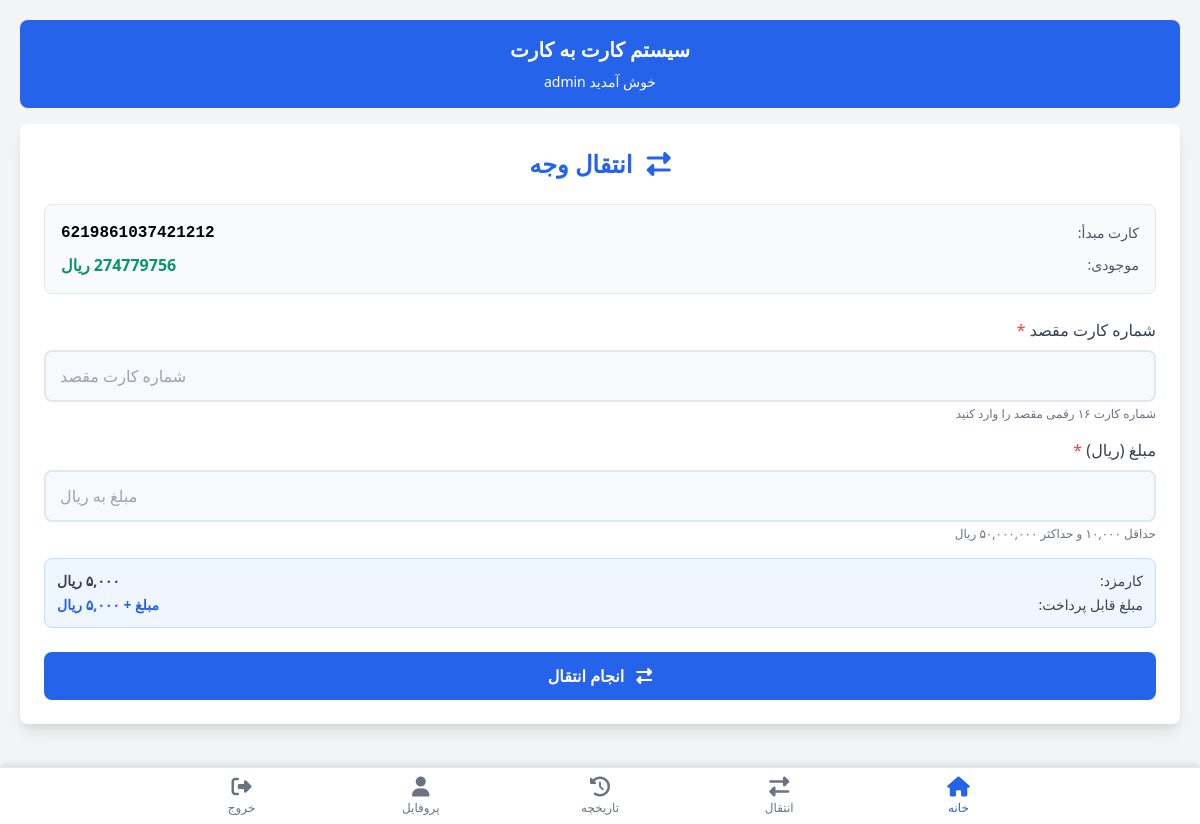
The app's page /transactions/new/ (signed in) with its own data.
### apps/accounts/models.py (models this page shows, shortened)
class User(AbstractUser):
    phone_number = models.CharField(max_length=15, unique=True, blank=True, null=True)
    national_code = models.CharField(max_length=10, unique=True, blank=True, null=True)
    card_number = models.CharField(max_length=16, blank=True, null=True)
    balance = models.DecimalField(
        max_digits=15,
        decimal_places=0,
        default=0,
        verbose_name='موجودی (ریال)'
    )
    class Meta:
        app_label = 'accounts'
        db_table = 'users'
    @property
    def bank_balance(self):
        account = getattr(self, 'bank_account', None)
        return account.balance if account else 0

### apps/bank/models.py (models this page shows, shortened)
class BankAccount(models.Model):
    user = models.OneToOneField(
        settings.AUTH_USER_MODEL,
        on_delete=models.CASCADE,
        related_name='bank_account',
        null=True,
        blank=True,
    )
    card_number = models.CharField(
        max_length=16,
        unique=True,
        validators=[card_number_validator],
    )
    balance = models.DecimalField(max_digits=15, decimal_places=0, default=0)
    is_active = models.BooleanField(default=True)
    created_at = models.DateTimeField(auto_now_add=True)
    updated_at = models.DateTimeField(auto_now=True)
    class Meta:
        ordering = ['-created_at']

### apps/transactions/views.py (the view)
# urls.py: path('new/', views.transfer_money, name='new'),
@login_required
def transfer_money(request):
    if not request.user.card_number:
        messages.error(request, 'لطفاً ابتدا شماره کارت خود را در پروفایل ثبت کنید')
        return redirect('accounts:profile')
    if request.method == 'POST':
        form = TransferForm(request.POST)
        if form.is_valid():
            destination_card = form.cleaned_data['destination_card']
            amount = form.cleaned_data['amount']
            source_card = request.user.card_number
            if destination_card == source_card:
                messages.error(request, 'شماره کارت مقصد نمی‌تواند با کارت مبدأ یکی باشد')
                return render(request, 'transactions/transfer.html', {'form': form})
            tracking_code = str(uuid.uuid4()).replace('-', '')[:20]
            result = bank_api.transfer(
                source_card, destination_card, amount, tracking_code=tracking_code
            )
            Transaction.objects.create(
                user=request.user,
                tracking_code=tracking_code,
                source_card=source_card,
                destination_card=destination_card,
                amount=amount,
                fee=result.get('fee', 5000),
                status='success' if result['success'] else 'failed',
                bank_reference=result.get('reference_id', ''),
            )
            if not result['success']:
                messages.error(request, result['error'])
                return render(request, 'transactions/transfer.html', {'form': form})
            messages.success(request, f'انتقال با موفقیت انجام شد. کد پیگیری: {tracking_code}')
            return redirect('transactions:success', tracking_code=tracking_code)
        else:
            messages.error(request, 'لطفاً اطلاعات را به درستی وارد کنید')
    else:
        form = TransferForm()
    return render(request, 'transactions/transfer.html', {'form': form})

### apps/transactions/forms.py (shortened to what this page needs)
class TransferForm(forms.Form):
    destination_card = forms.CharField(
        max_length=16,
        min_length=16,
        widget=forms.TextInput(attrs={
            'class': 'w-full p-3 border rounded-lg',
            'placeholder': 'شماره کارت مقصد',
            'pattern': '[0-9]{16}',
            'title': 'شماره کارت باید 16 رقم باشد'
        }),
        label='شماره کارت مقصد'
    )
    amount = forms.IntegerField(
        min_value=10000,
        max_value=50000000,
        widget=forms.NumberInput(attrs={
            'class': 'w-full p-3 border rounded-lg',
            'placeholder': 'مبلغ به ریال'
        }),
        label='مبلغ (ریال)'
    )

### templates/transactions/transfer.html (shortened to what this page needs)
{% extends 'base.html' %}
{% load static %}
{% block content %}
<div class="bg-white rounded-lg shadow-lg p-6">
    <h2 class="text-2xl font-bold text-center text-blue-600 mb-6">
        <i class="fas fa-exchange-alt ml-2"></i>
        انتقال وجه
    </h2>
    <div class="mb-6 p-4 bg-gray-50 rounded-lg border border-gray-200">
        <div class="flex justify-between items-center">
            <span class="text-sm text-gray-600">کارت مبدأ:</span>
            <span class="font-mono font-bold">{{ user.card_number|default:"ثبت نشده" }}</span>
        </div>
        <div class="flex justify-between items-center mt-2">
            <span class="text-sm text-gray-600">موجودی:</span>
            <span class="font-bold text-green-600">{{ user.bank_balance|default:"0"|floatformat:"0" }} ریال</span>
        </div>
    </div>
    <form method="post" novalidate>
        <div class="mb-4">
            <label for="{{ form.destination_card.id_for_label }}" class="block text-gray-700 font-medium mb-2">
                {{ form.destination_card.label }}
                <span class="text-red-500">*</span>
            </label>
            {{ form.destination_card }}
            <p class="text-gray-500 text-xs mt-1">شماره کارت ۱۶ رقمی مقصد را وارد کنید</p>
        </div>
        <div class="mb-4">
            <label for="{{ form.amount.id_for_label }}" class="block text-gray-700 font-medium mb-2">
                {{ form.amount.label }}
                <span class="text-red-500">*</span>
            </label>
            {{ form.amount }}
            <p class="text-gray-500 text-xs mt-1">حداقل ۱۰,۰۰۰ و حداکثر ۵۰,۰۰۰,۰۰۰ ریال</p>
        </div>
        <div class="mb-6 p-3 bg-blue-50 rounded-lg border border-blue-200">
            <div class="flex justify-between items-center">
                <span class="text-sm text-gray-700">کارمزد:</span>
                <span class="text-sm font-bold text-gray-700">۵,۰۰۰ ریال</span>
            </div>
            <div class="flex justify-between items-center mt-1">
                <span class="text-sm text-gray-700">مبلغ قابل پرداخت:</span>
                <span class="text-sm font-bold text-blue-600">مبلغ + ۵,۰۰۰ ریال</span>
            </div>
        </div>
        <button type="submit" class="w-full bg-blue-600 hover:bg-blue-700 text-white font-bold py-3 px-4 rounded-lg transition duration-200">
            <i class="fas fa-exchange-alt ml-2"></i>
            انجام انتقال
        </button>
    </form>
</div>
{% endblock %}

### templates/base.html (shortened to what this page needs)
<!DOCTYPE html>
<html lang="fa" dir="rtl">
<head>
    <link href="https://cdn.jsdelivr.net/npm/tailwindcss@2.2.19/dist/tailwind.min.css" rel="stylesheet">
    <link rel="stylesheet" href="https://cdnjs.cloudflare.com/ajax/libs/font-awesome/6.5.1/css/all.min.css">
</head>
<body class="bg-gray-100">
    <div class="container-custom">
        <header class="bg-blue-600 text-white rounded-lg p-4 mb-4">
            <h1 class="text-xl font-bold text-center">سیستم کارت به کارت</h1>
            {% if user.is_authenticated %}
            <p class="text-sm text-center mt-2">خوش آمدید {{ user.username }}</p>
            {% endif %}
        </header>
        <main>
            {% block content %}{% endblock %}
        </main>
    </div>
    {% if user.is_authenticated %}
    <nav class="bottom-nav">
        <div class="flex justify-around max-w-4xl mx-auto">
            <a href="{% url 'dashboard:home' %}" class="nav-link active">
                <i class="fas fa-home text-xl"></i>
                <span class="text-xs block">خانه</span>
            </a>
            <a href="{% url 'transactions:new' %}" class="nav-link">
                <i class="fas fa-exchange-alt text-xl"></i>
                <span class="text-xs block">انتقال</span>
            </a>
            <a href="{% url 'transactions:history' %}" class="nav-link">
                <i class="fas fa-history text-xl"></i>
                <span class="text-xs block">تاریخچه</span>
            </a>
            <a href="{% url 'accounts:profile' %}" class="nav-link">
                <i class="fas fa-user text-xl"></i>
                <span class="text-xs block">پروفایل</span>
            </a>
            <form method="post" action="{% url 'accounts:logout' %}" class="nav-link" style="padding:0;">
                <button type="submit" style="width:100%; background:none; border:0; padding:8px 0; cursor:pointer; font:inherit; color:inherit;">
                    <i class="fas fa-sign-out-alt text-xl"></i>
                    <span class="text-xs block">خروج</span>
                </button>
            </form>
        </div>
    </nav>
    {% endif %}
</body>
</html>

### templates/base.html (style rules this page uses)
body { font-family: system-ui, -apple-system, sans-serif; background-color: #f3f4f6; padding-bottom: 80px; }
.bottom-nav { position: fixed; bottom: 0; left: 0; right: 0; background-color: white; box-shadow: 0 -4px 6px -1px rgba(0, 0, 0, 0.1); border-top: 1px solid #e5e7eb; z-index: 1000; }
.nav-link { text-align: center; color: #6b7280; transition: color 0.2s; padding: 8px 0; flex: 1; }
.nav-link.active { color: #2563eb; }
@media (min-width: 768px) { .container-custom { max-width: 1200px; margin: 0 auto; padding: 20px; } }

### templates/transactions/transfer.html (style rules this page uses)
input[type="text"], input[type="number"] { width: 100%; padding: 12px 14px; border: 2px solid #e2e8f0; border-radius: 8px; transition: border-color 0.2s, box-shadow 0.2s; font-size: 16px; background-color: #f7fafc; direction: ltr; text-align: left; }

### records on screen
User: username "admin", card_number "6219861037421212", bank_balance "274779756"
